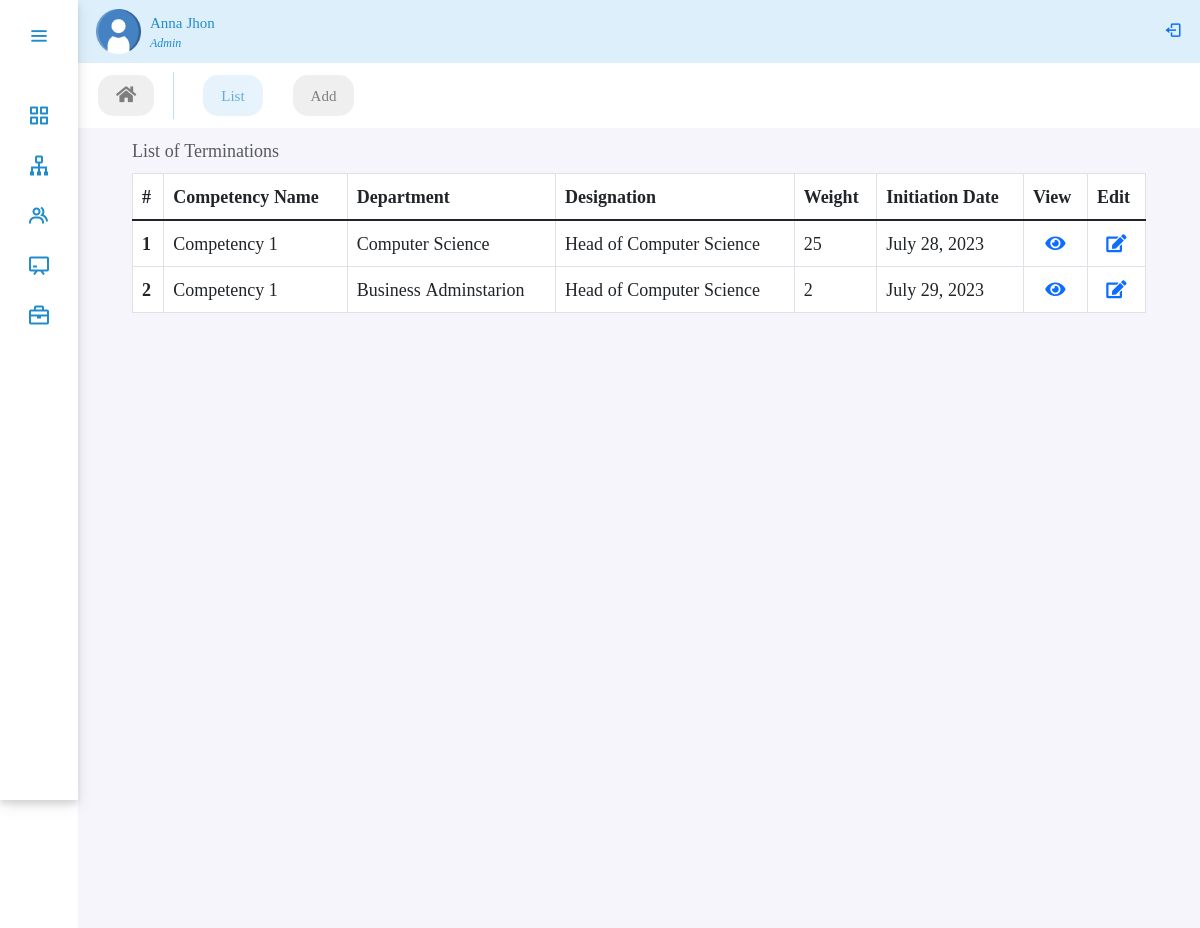
The app's page /panel/competency with its own data.
### performance/models.py (models this page shows, shortened)
class Competency(models.Model):
    competency_name = models.CharField(max_length=100, null=True)
    department = models.ForeignKey(
        Department, on_delete=models.CASCADE, null=True, blank=True)
    designation = models.ForeignKey(
        Designation, on_delete=models.CASCADE, null=True, blank=True)
    weight = models.IntegerField(blank=True, null=True)
    comment = models.TextField(blank=True, null=True)
    initiated_date = models.DateTimeField(auto_now_add=True, null=True)
    class Meta:
        verbose_name_plural = "Competencies"

class Department(models.Model):
    department_name = models.CharField(max_length=100, null=True)
    department_head = models.ForeignKey(
        CustomUser, on_delete=models.SET_NULL, related_name='head_of_department', blank=True, null=True)
    status = models.BooleanField(default=True, null=True)
    created_at = models.DateTimeField(auto_now_add=True, null=True)
    updated_at = models.DateTimeField(auto_now=True, null=True)
    def __str__(self):
        return self.department_name

class Designation(models.Model):
    department = models.ForeignKey(
        Department, on_delete=models.SET_NULL, related_name='designations', null=True, blank=True)
    job_title = models.CharField(max_length=100, null=True)
    created_at = models.DateTimeField(auto_now_add=True, null=True)
    updated_at = models.DateTimeField(auto_now=True, null=True)
    def __str__(self):
        return self.job_title

### performance/views.py (the view)
# urls.py: path('panel/competency', views.CompetencyListView.as_view(), name='competency'),
class CompetencyListView(ListView):
    model = Competency
    template_name = 'performance/competency/competency.html'
    context_object_name = 'employee_competency'

### performance/templates/performance/competency/competency.html (shortened to what this page needs)
{% extends 'performance/adminPanel.html' %}
{% load static %}
{% block body %}
<ul class="nav panelNav fw-medium">
    <li class="nav-item">
        <a class="nav-link" href="{% url 'dashboard' %}"><i class="fa fa-home"></i></a>
    </li>
    <li class="nav-item">
        <a class="nav-link active" href="{% url 'competency' %}"> List</a>
    </li>
    <li class="nav-item">
        <a class="nav-link" href="{% url 'competency_create' %}">Add</a>
    </li>
</ul>
<div class="table-responsive  table-hover home-section px-lg-5">
    <table class="table table-bordered caption-top">
        <caption>List of Terminations</caption>
        <thead>
            <tr>
            <th scope="col">#</th>
            <th scope="col">Competency Name</th>
            <th scope="col">Department</th>
            <th scope="col">Designation</th>
            <th scope="col">Weight</th>
            <th scope="col">Initiation Date</th>
            <th scope="col">View</th>
            <th scope="col">Edit</th>
            </tr>
        </thead>
        <tbody class="table-group-divider">
            {% for competency in employee_competency %}
            <tr>
                <th scope="row" class="align-middle">{{forloop.counter}}</th>
                <td class="align-middle">{{competency.competency_name}}</td>
                <td class="align-middle">{{competency.department}}</td>
                <td class="align-middle">{{competency.designation}}</td>
                <td class="align-middle">{{competency.weight}}</td>
                <td class="align-middle">{{competency.initiated_date| date:"F j, Y" }}</td>
                <td class="text-center"><a href="{% url 'competency_detail' competency.id %}"><i class="fas fa-eye" ></i></a></td>
                <td class="text-center"><a href="{% url 'competency_update' competency.id %}" ><i class="fas fa-edit"></i></a></td>
            </tr>
            {%endfor%}
        </tbody>
    </table>
</div>
{% endblock body %}

### performance/static/performance/css/style.css (style rules this page uses)
:root { --color-default: #218ccc; --color-second:#DEEFFC; --color-white:#fff; --color-body:#e4e9f7; --color-light:#e0e0e0; }
* { margin: 0; padding: 0; font-size: 18px; font-family: 'Noto Serif Georgian', serif; text-align: justify; box-sizing: border-box; }
.panelNav { position: relative; top: 0; left: 78px; width: calc(100% - 78px); transition: all .5s ease; z-index: 2; }
.home-section { background: rgb(246,245,251); position: relative; min-height: 100vh; top: 0; left:78px; width: calc(100% - 78px); transition: all .5s ease; z-index: 2; }
.panelNav { background-color: var(--color-white); }
.panelNav .nav-link { color: #000; background-color: var(--color-light); border-radius: 15px; font-size: 15px; margin: 12px 10px 12px 20px; opacity: 0.5; }
.panelNav .nav-link.active { opacity: 0.7; background-color: var(--color-second); color: var(--color-default); }

### records on screen
Competency: competency_name "Competency 1", department "Computer Science", designation "Head of Computer Science", weight "25", initiated_date "July 28, 2023"
Competency: competency_name "Competency 1", department "Business Adminstarion", designation "Head of Computer Science", weight "2", initiated_date "July 29, 2023"
